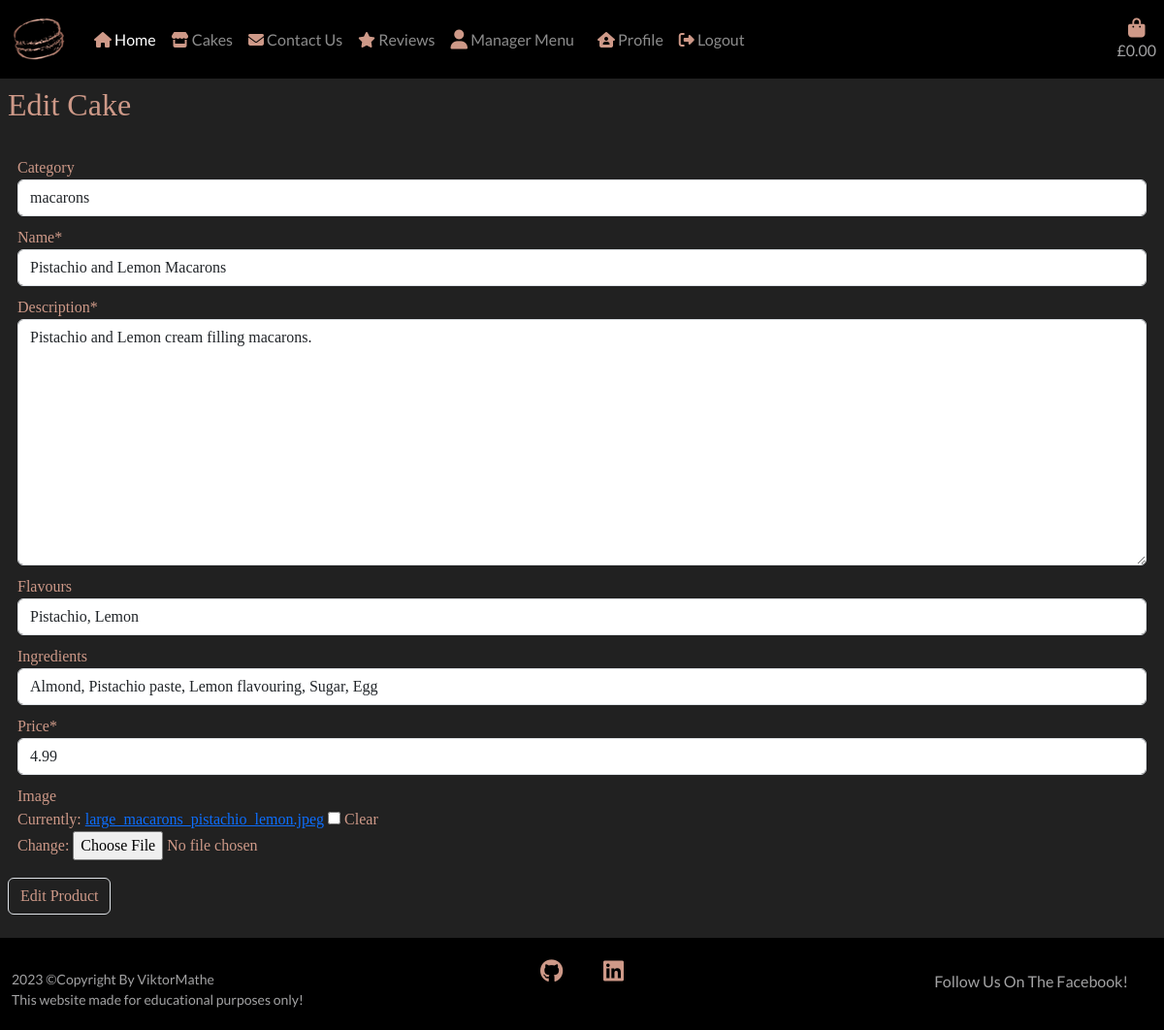
Screenshot of /cakes/edit_cake/1 (signed in) with the database file from the repository.
### cakes/models.py (models this page shows, shortened)
class Cake(models.Model):
    category = models.ForeignKey(
        'Category', null=True, blank=True, on_delete=models.SET_NULL)
    name = models.CharField(max_length=150)
    description = models.TextField()
    flavours = models.CharField(max_length=50, null=True, blank=True)
    ingredients = models.CharField(max_length=245, null=True, blank=True)
    price = models.DecimalField(max_digits=6, decimal_places=2)
    image = models.ImageField(null=True, blank=True)

class Category(models.Model):
    class Meta:
        verbose_name_plural = 'Categories'
    name = models.CharField(max_length=150)
    friendly_name = models.CharField(max_length=150, null=True, blank=True)
    def __str__(self):
        return self.name

### cakes/views.py (the view)
# urls.py: path('edit_cake/<int:cake_id>', views.edit_cake, name='edit_cake'),
@login_required
def edit_cake(request, cake_id):
    cake = get_object_or_404(Cake, pk=cake_id)
    if request.method == 'POST':
        form = CakeForm(request.POST, request.FILES, instance=cake)
        if form.is_valid():
            form.save()
            messages.success(request, f'{cake.name} has been updated!')
            return redirect(reverse('cakes'))
    else:
        form = CakeForm(instance=cake)
    template = 'edit_cake.html'
    context = {
        'form': form,
        'cake': cake
    }
    return render(request, template, context)

### cakes/forms.py
class CakeForm(forms.ModelForm):
    class Meta:
        model = Cake
        fields = '__all__'
    image = forms.ImageField(label='Image', required=False)
    def __init__(self, *args, **kwargs):
        super().__init__(*args, **kwargs)

### bag/context.py (called while the page is built, shortened)
def bag_contents(request):
    bag_contents = []
    total = 0
    cake_count = 0
    bag = request.session.get('bag', {})
    if total < settings.FREE_DELIVERY:
        delivery_fee = total * Decimal(settings.DELIVERY_PERCENTAGE/100)
        free_delivery_delta = settings.FREE_DELIVERY - total
    else:
        delivery_fee = 0
        free_delivery_delta = 0
    order_total = delivery_fee + total
    context = {
        'bag_contents': bag_contents,
        'total': total,
        'cake_count': cake_count,
        'delivery_fee': delivery_fee,
        'free_delivery': settings.FREE_DELIVERY,
        'free_delivery_delta': free_delivery_delta,
        'order_total': order_total,
    }
    return context

### cakes/templates/edit_cake.html (shortened to what this page needs)
{% extends "base.html" %}
{% load static %}
{% block content %}
<h2 class="text p-2">Edit Cake</h2>
<div class="p-2">
    <form class="text" method="POST" action="{% url 'edit_cake' cake.id %}" enctype="multipart/form-data">
        {{ form | crispy }}
        <button class="btn text border rounded-2 mt-2" type="submit">Edit Product</button>
    </form>
</div>
{% endblock %}

### static/css/base.css (style rules this page uses)
html { height: 100%; }
body { background: url('/media/macaron_background.png') fixed center center no-repeat; background-size: cover; height: calc(100vh - 164px); font-family: 'Lato', sans-serif; }
.text { color: #ce9988; font-family: Italic; }
.form-group { margin: 10px; }

### rows the page displays
Cake: category "macarons", description "Pistachio and Lemon cream filling macarons.", flavours "Pistachio, Lemon", ingredients "Almond, Pistachio paste, Lemon flavouring, Sugar, Egg", price "4.99"
Category: name "Pistachio and Lemon Macarons"
